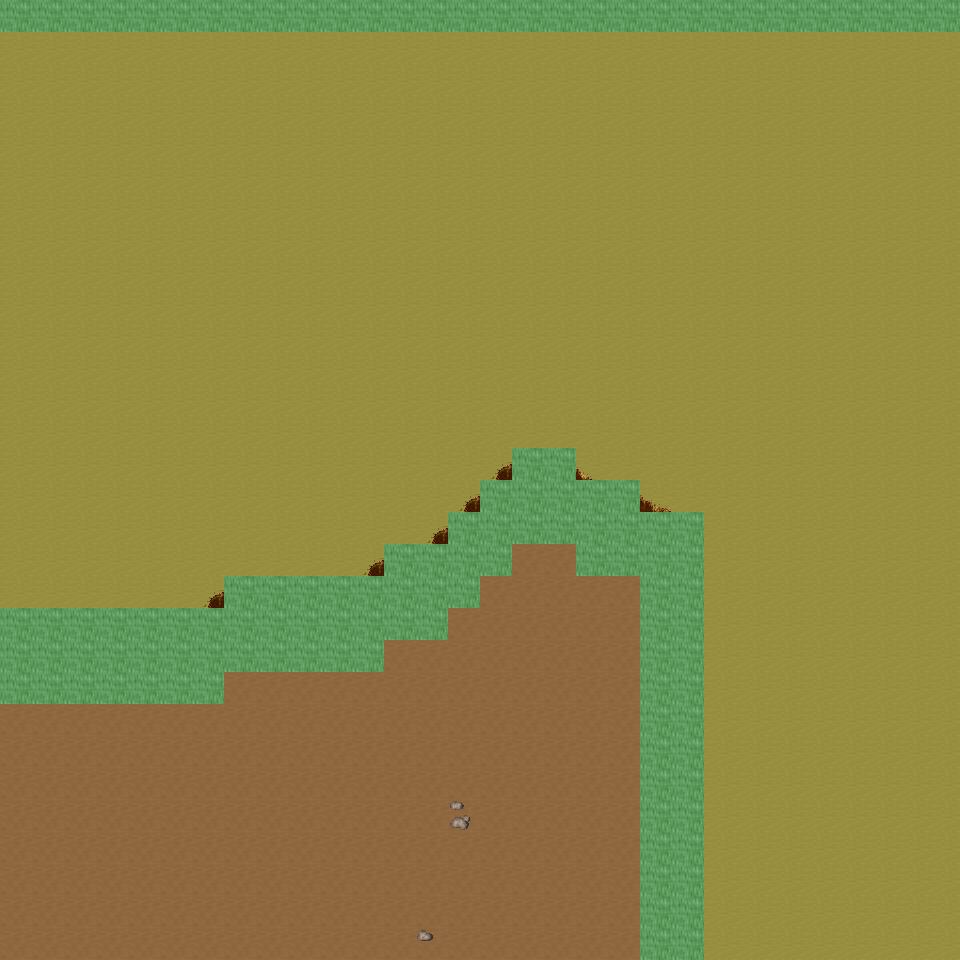

Below is a game level as drawn by its tile map, then a one-line description and the .tmx that defines it (tile-layer data replaced by summaries):
An orthogonal 30x30 tile map with 32x32 px tiles, 6 tile layers (Ground, Object, Object2, Above, ...), 31 tilesets and 5 objects (5x mapExit).

<map version="1.0" orientation="orthogonal" renderorder="right-down" width="30" height="30" tilewidth="32" tileheight="32" nextobjectid="6">
  <tileset firstgid="1" name="tileset_ground_ground" tilewidth="32" tileheight="32" tilecount="33" columns="3">
    <image source="../drawable/tileset_ground_ground.png" width="96" height="352" />
  </tileset>
  <tileset firstgid="34" name="tileset_ground_ridge_earth_dark" tilewidth="32" tileheight="32" tilecount="96" columns="12">
    <image source="../drawable/tileset_ground_ridge_earth_dark.png" width="384" height="256" />
  </tileset>
  <tileset firstgid="130" name="tileset_furniture_light_iron_lamp" tilewidth="32" tileheight="32" tilecount="3" columns="1">
    <image source="../drawable/tileset_furniture_light_iron_lamp.png" width="32" height="96" />
  </tileset>
  <tileset firstgid="133" name="tileset_furniture_light_dark_torch" tilewidth="32" tileheight="32" tilecount="8" columns="2">
    <image source="../drawable/tileset_furniture_light_dark_torch.png" width="64" height="128" />
  </tileset>
  <tileset firstgid="141" name="tileset_furniture_light_flames" tilewidth="32" tileheight="32" tilecount="6" columns="6">
    <image source="../drawable/tileset_furniture_light_flames.png" width="192" height="32" />
  </tileset>
  <tileset firstgid="147" name="tileset_item_corpse_skeleton" tilewidth="32" tileheight="32" tilecount="4" columns="2">
    <image source="../drawable/tileset_item_corpse_skeleton.png" width="64" height="64" />
  </tileset>
  <tileset firstgid="151" name="tileset_item_blood_floor_stains_2" tilewidth="32" tileheight="32" tilecount="4" columns="2">
    <image source="../drawable/tileset_item_blood_floor_stains_2.png" width="64" height="64" />
  </tileset>
  <tileset firstgid="155" name="tileset_item_chest_large" tilewidth="32" tileheight="32" tilecount="8" columns="4">
    <image source="../drawable/tileset_item_chest_large.png" width="128" height="64" />
  </tileset>
  <tileset firstgid="163" name="tileset_item_armor_sword_rack" tilewidth="32" tileheight="32" tilecount="4" columns="2">
    <image source="../drawable/tileset_item_armor_sword_rack.png" width="64" height="64" />
  </tileset>
  <tileset firstgid="167" name="tileset_item_armor_weapons_rack" tilewidth="32" tileheight="32" tilecount="18" columns="9">
    <image source="../drawable/tileset_item_armor_weapons_rack.png" width="288" height="64" />
  </tileset>
  <tileset firstgid="185" name="tileset_item_pot_barrel_tall" tilewidth="32" tileheight="32" tilecount="2" columns="1">
    <image source="../drawable/tileset_item_pot_barrel_tall.png" width="32" height="64" />
  </tileset>
  <tileset firstgid="187" name="tileset_item_pot_pot_tall" tilewidth="32" tileheight="32" tilecount="2" columns="1">
    <image source="../drawable/tileset_item_pot_pot_tall.png" width="32" height="64" />
  </tileset>
  <tileset firstgid="189" name="tileset_ground_rock_pebbles" tilewidth="32" tileheight="32" tilecount="3" columns="1">
    <image source="../drawable/tileset_ground_rock_pebbles.png" width="32" height="96" />
  </tileset>
  <tileset firstgid="192" name="tileset_item_corpse_skull_dark" tilewidth="32" tileheight="32" tilecount="2" columns="2">
    <image source="../drawable/tileset_item_corpse_skull_dark.png" width="64" height="32" />
  </tileset>
  <tileset firstgid="194" name="tileset_ground_ladder_horizontal_dark" tilewidth="32" tileheight="32" tilecount="3" columns="1">
    <image source="../drawable/tileset_ground_ladder_horizontal_dark.png" width="32" height="96" />
  </tileset>
  <tileset firstgid="197" name="tileset_ground_fire_fire" tilewidth="32" tileheight="32" tilecount="27" columns="3">
    <image source="../drawable/tileset_ground_fire_fire.png" width="96" height="288" />
  </tileset>
  <tileset firstgid="224" name="tileset_ground_cobbled_paving" tilewidth="32" tileheight="32" tilecount="1" columns="1">
    <image source="../drawable/tileset_ground_cobbled_paving.png" width="32" height="32" />
  </tileset>
  <tileset firstgid="225" name="tileset_plant_stump_int_small_stump" tilewidth="32" tileheight="32" tilecount="1" columns="1">
    <image source="../drawable/tileset_plant_stump_int_small_stump.png" width="32" height="32" />
  </tileset>
  <tileset firstgid="226" name="tileset_furniture_table_tree_stump_table" tilewidth="32" tileheight="32" tilecount="4" columns="2">
    <image source="../drawable/tileset_furniture_table_tree_stump_table.png" width="64" height="64" />
  </tileset>
  <tileset firstgid="230" name="tileset_logic_collision" tilewidth="32" tileheight="32" tilecount="1" columns="1">
    <image source="../drawable/tileset_logic_collision.png" width="32" height="32" />
  </tileset>
  <tileset firstgid="231" name="tileset_ground_ladder_vertical_dark" tilewidth="32" tileheight="32" tilecount="3" columns="3">
    <image source="../drawable/tileset_ground_ladder_vertical_dark.png" width="96" height="32" />
  </tileset>
  <tileset firstgid="234" name="tileset_logic_creature_animal" tilewidth="32" tileheight="32" tilecount="32" columns="8">
    <image source="../drawable/tileset_logic_creature_animal.png" width="256" height="128" />
  </tileset>
  <tileset firstgid="266" name="tileset_logic_creature_human_barbarian" tilewidth="32" tileheight="32" tilecount="7" columns="7">
    <image source="../drawable/tileset_logic_creature_human_barbarian.png" width="224" height="32" />
  </tileset>
  <tileset firstgid="273" name="tileset_ground_ladder_steps" tilewidth="32" tileheight="32" tilecount="6" columns="3">
    <image source="../drawable/tileset_ground_ladder_steps.png" width="96" height="64" />
  </tileset>
  <tileset firstgid="279" name="tileset_logic_portal" tilewidth="32" tileheight="32" tilecount="24" columns="8">
    <image source="../drawable/tileset_logic_portal.png" width="256" height="96" />
  </tileset>
  <tileset firstgid="303" name="tileset_ground_earth_edges_yellowgreen" tilewidth="32" tileheight="32" tilecount="15" columns="5">
    <image source="../drawable/tileset_ground_earth_edges_yellowgreen.png" width="160" height="96" />
  </tileset>
  <tileset firstgid="318" name="tileset_plant_grasses" tilewidth="32" tileheight="32" tilecount="6" columns="3">
    <image source="../drawable/tileset_plant_grasses.png" width="96" height="64" />
  </tileset>
  <tileset firstgid="324" name="tileset_light_yellow_light_5x5" tilewidth="32" tileheight="32" tilecount="25" columns="5">
    <image source="../drawable/tileset_light_yellow_light_5x5.png" width="160" height="160" />
  </tileset>
  <tileset firstgid="349" name="tileset_light_dim_yellow_light_7x5" tilewidth="32" tileheight="32" tilecount="35" columns="7">
    <image source="../drawable/tileset_light_dim_yellow_light_7x5.png" width="224" height="160" />
  </tileset>
  <tileset firstgid="384" name="tileset_item_firewood" tilewidth="32" tileheight="32" tilecount="12" columns="3">
    <image source="../drawable/tileset_item_firewood.png" width="96" height="128" />
  </tileset>
  <tileset firstgid="396" name="tileset_logic_creature_insect" tilewidth="32" tileheight="32" tilecount="5" columns="5">
    <image source="../drawable/tileset_logic_creature_insect.png" width="160" height="32" />
  </tileset>
  <layer name="Ground" width="30" height="30">
    <data>[900 cells, 900 non-empty, 2 distinct tile ids]</data>
  </layer>
  <layer name="Object" width="30" height="30">
    <data>[900 cells, 97 non-empty, 20 distinct tile ids]</data>
  </layer>
  <layer name="Object2" width="30" height="30">
    <data>[900 cells, 31 non-empty, 2 distinct tile ids]</data>
  </layer>
  <layer name="Above" width="30" height="30">
    <data>[900 cells, 0 non-empty, 0 distinct tile ids]</data>
  </layer>
  <layer name="Above2" width="30" height="30">
    <data>[900 cells, 0 non-empty, 0 distinct tile ids]</data>
  </layer>
  <layer name="Walkable" width="30" height="30">
    <data>[900 cells, 118 non-empty, 1 distinct tile ids]</data>
  </layer>
  <objectgroup name="MapEvents">
    <object id="1" name="south" type="mapExit" x="0" y="928" width="640" height="32">
      <properties>
        <property name="map" value="level_0_x206_y9" />
        <property name="x" value="0" />
        <property name="y" value="1" />
      </properties>
    </object>
    <object id="2" name="south2" type="mapExit" x="704" y="928" width="256" height="32">
      <properties>
        <property name="map" value="level_0_x206_y9" />
        <property name="x" value="22" />
        <property name="y" value="1" />
      </properties>
    </object>
    <object id="3" name="west" type="mapExit" x="0" y="32" width="32" height="576">
      <properties>
        <property name="map" value="level_0_x205_y8" />
        <property name="x" value="28" />
        <property name="y" value="1" />
      </properties>
    </object>
    <object id="4" name="west2" type="mapExit" x="0" y="704" width="32" height="256">
      <properties>
        <property name="map" value="level_0_x205_y8" />
        <property name="x" value="28" />
        <property name="y" value="22" />
      </properties>
    </object>
    <object id="5" name="east" type="mapExit" x="928" y="32" width="32" height="928">
      <properties>
        <property name="map" value="level_0_x207_y8" />
        <property name="x" value="1" />
        <property name="y" value="1" />
      </properties>
    </object>
  </objectgroup>
</map>
